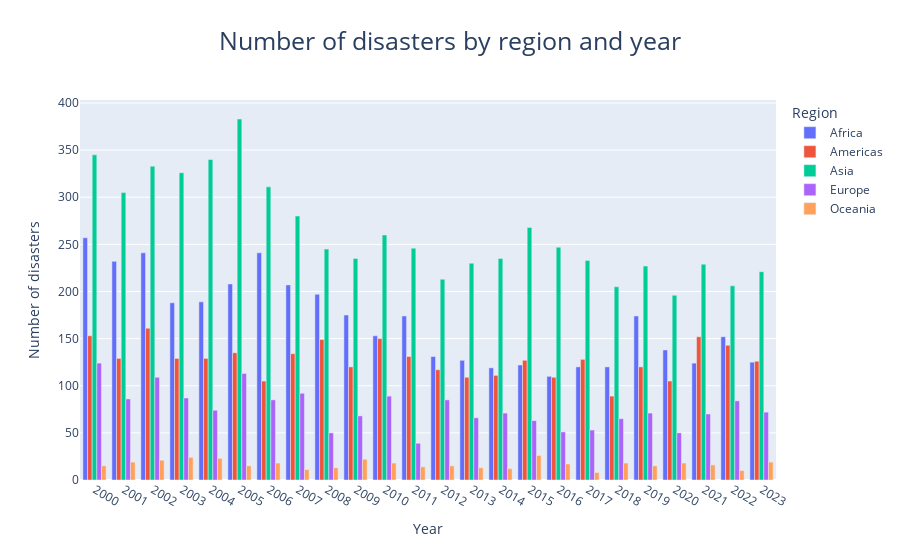

This figure's notebook cell:
### Code cell
df_no_of_disasters_by_region_by_year_plot = px.bar(df_no_of_disasters_by_region_by_year,
                                                    x='Start Year',
                                                    y='DisNo.',
                                                    color='Region',
                                                    title='Number of disasters by region and year',
                                                    barmode='group')
df_no_of_disasters_by_region_by_year_plot.update_layout(title_x=0.5, 
                                                        title_font=dict(size=25), 
                                                        xaxis=dict(tickmode='linear'), 
                                                        xaxis_title='Year',
                                                        yaxis_title='Number of disasters')
df_no_of_disasters_by_region_by_year_plot.show()

### Figure 1 — Plotly figure (JSON) as saved in the notebook; plotly's stock layout.template omitted (floating-point values rounded to 4 significant figures)
{"data": [{"alignmentgroup": "True", "hovertemplate": "Region=Africa<br>Start Year=%{x}<br>DisNo.=%{y}<extra></extra>", "legendgroup": "Africa", "marker": {"color": "#636efa", "pattern": {"shape": ""}}, "name": "Africa", "offsetgroup": "Africa", "orientation": "v", "showlegend": true, "textposition": "auto", "type": "bar", "x": [2000, 2001, 2002, 2003, 2004, 2005, 2006, 2007, 2008, 2009, 2010, 2011, 2012, 2013, 2014, 2015, 2016, 2017, 2018, 2019, 2020, 2021, 2022, 2023], "xaxis": "x", "y": [257, 232, 241, 188, 189, 208, 241, 207, 197, 175, 153, 174, 131, 127, 119, 122, 110, 120, 120, 174, 138, 124, 152, 125], "yaxis": "y"}, {"alignmentgroup": "True", "hovertemplate": "Region=Americas<br>Start Year=%{x}<br>DisNo.=%{y}<extra></extra>", "legendgroup": "Americas", "marker": {"color": "#EF553B", "pattern": {"shape": ""}}, "name": "Americas", "offsetgroup": "Americas", "orientation": "v", "showlegend": true, "textposition": "auto", "type": "bar", "x": [2000, 2001, 2002, 2003, 2004, 2005, 2006, 2007, 2008, 2009, 2010, 2011, 2012, 2013, 2014, 2015, 2016, 2017, 2018, 2019, 2020, 2021, 2022, 2023], "xaxis": "x", "y": [153, 129, 161, 129, 129, 135, 105, 134, 149, 120, 150, 131, 117, 109, 111, 127, 109, 128, 89, 120, 105, 152, 143, 126], "yaxis": "y"}, {"alignmentgroup": "True", "hovertemplate": "Region=Asia<br>Start Year=%{x}<br>DisNo.=%{y}<extra></extra>", "legendgroup": "Asia", "marker": {"color": "#00cc96", "pattern": {"shape": ""}}, "name": "Asia", "offsetgroup": "Asia", "orientation": "v", "showlegend": true, "textposition": "auto", "type": "bar", "x": [2000, 2001, 2002, 2003, 2004, 2005, 2006, 2007, 2008, 2009, 2010, 2011, 2012, 2013, 2014, 2015, 2016, 2017, 2018, 2019, 2020, 2021, 2022, 2023], "xaxis": "x", "y": [345, 305, 333, 326, 340, 383, 311, 280, 245, 235, 260, 246, 213, 230, 235, 268, 247, 233, 205, 227, 196, 229, 206, 221], "yaxis": "y"}, {"alignmentgroup": "True", "hovertemplate": "Region=Europe<br>Start Year=%{x}<br>DisNo.=%{y}<extra></extra>", "legendgroup": "Europe", "marker": {"color": "#ab63fa", "pattern": {"shape": ""}}, "name": "Europe", "offsetgroup": "Europe", "orientation": "v", "showlegend": true, "textposition": "auto", "type": "bar", "x": [2000, 2001, 2002, 2003, 2004, 2005, 2006, 2007, 2008, 2009, 2010, 2011, 2012, 2013, 2014, 2015, 2016, 2017, 2018, 2019, 2020, 2021, 2022, 2023], "xaxis": "x", "y": [124, 86, 109, 87, 74, 113, 85, 92, 50, 68, 89, 39, 85, 66, 71, 63, 51, 53, 65, 71, 50, 70, 84, 72], "yaxis": "y"}, {"alignmentgroup": "True", "hovertemplate": "Region=Oceania<br>Start Year=%{x}<br>DisNo.=%{y}<extra></extra>", "legendgroup": "Oceania", "marker": {"color": "#FFA15A", "pattern": {"shape": ""}}, "name": "Oceania", "offsetgroup": "Oceania", "orientation": "v", "showlegend": true, "textposition": "auto", "type": "bar", "x": [2000, 2001, 2002, 2003, 2004, 2005, 2006, 2007, 2008, 2009, 2010, 2011, 2012, 2013, 2014, 2015, 2016, 2017, 2018, 2019, 2020, 2021, 2022, 2023], "xaxis": "x", "y": [15, 19, 21, 24, 23, 15, 18, 11, 13, 22, 18, 14, 15, 13, 12, 26, 17, 8, 18, 15, 18, 16, 10, 19], "yaxis": "y"}], "layout": {"barmode": "group", "legend": {"title": {"text": "Region"}, "tracegroupgap": 0}, "title": {"font": {"size": 25}, "text": "Number of disasters by region and year", "x": 0.5}, "xaxis": {"anchor": "y", "domain": [0, 1], "tickmode": "linear", "title": {"text": "Year"}}, "yaxis": {"anchor": "x", "domain": [0, 1], "title": {"text": "Number of disasters"}}}}
